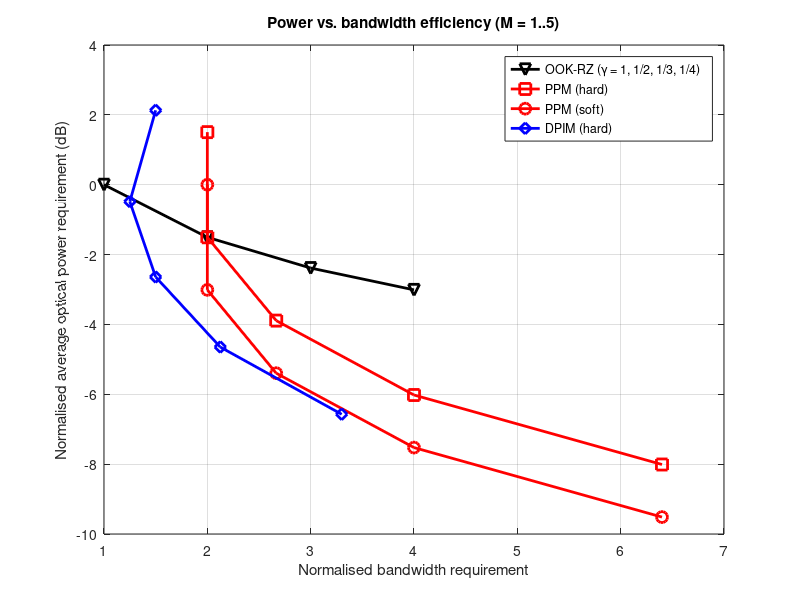

MATLAB code to generate this figure:
% FIXED version of Chapter4/program_4p12.m
% Program 4.12: bandwidth requirement vs. average optical power requirement
% of OOK (RZ, various duty cycles), PPM (hard/soft) and DPIM, normalised to OOK-NRZ.
%
% Fixes w.r.t. the original:
%  1. The legend order did not match the plotting order (the hard-decision
%     PPM curve was labelled "PPM (soft)" and vice versa).
%  2. Duty cycle 0.33 -> 1/3; axis labels in dB made explicit.
%
% Derivation (same BER as OOK-NRZ, Gaussian noise, average-power constraint):
%   PPM-HDD : P/P_OOK = sqrt(4/(M*2^M)),     BW/BW_OOK = 2^M/M
%   PPM-SDD : P/P_OOK = sqrt(2/(M*2^M))
%   DPIM    : P/P_OOK = sqrt(8/(M*(2^M+1))), BW/BW_OOK = (2^M+1)/(2M)
%   OOK-RZ  : P/P_OOK = sqrt(gamma),          BW/BW_OOK = 1/gamma
clear; clc; close all;

M = 1:5;
P_req_PPM_hard = 10*log10(sqrt(4./(M.*2.^M)));
P_req_PPM_soft = 10*log10(sqrt(2./(M.*2.^M)));
BW_PPM = 2.^M./M;
P_req_DPIM = 10*log10(sqrt(8./(M.*(2.^M+1))));
BW_DPIM = (2.^M+1)./(2*M);
duty_cycle = [1 1/2 1/3 1/4];
BW_OOK = 1./duty_cycle;
P_req_OOK = 10*log10(sqrt(duty_cycle));

figure;
plot(BW_OOK, P_req_OOK, '-kv', 'LineWidth', 2, 'MarkerSize', 8); hold on;
plot(BW_PPM, P_req_PPM_hard, '-rs', 'LineWidth', 2, 'MarkerSize', 8);
plot(BW_PPM, P_req_PPM_soft, '-ro', 'LineWidth', 2, 'MarkerSize', 8);
plot(BW_DPIM, P_req_DPIM, '-bd', 'LineWidth', 2, 'MarkerSize', 8);
legend('OOK-RZ (\gamma = 1, 1/2, 1/3, 1/4)', 'PPM (hard)', 'PPM (soft)', 'DPIM (hard)');   % FIX 1
xlabel('Normalised bandwidth requirement'); ylabel('Normalised average optical power requirement (dB)');
grid on; title('Power vs. bandwidth efficiency (M = 1..5)');
